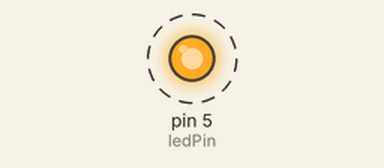
Bench run of a sketch on a simulated Arduino Uno, built with avr-gcc and run on an emulated ATmega328P. Shown: output pins drawn as LEDs (lit = HIGH). Dashed ring = blinking.

Above: at 0.5 s.
Timing chart, 0 to 4.6 s (numbered marks = the images above):
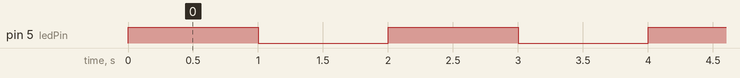

The sketch:

led_control.ino
```cpp
// LED
int ledPin = 5;

void setup() {

  // Set as output
  pinMode(ledPin, OUTPUT);

}

void loop() {

  // Blink LED
  digitalWrite(ledPin, HIGH);
  delay(1000);
  digitalWrite(ledPin, LOW);
  delay(1000);

}
```

Measured:
- by itself, pin 5 (ledPin): alternates HIGH for 1.0 s and LOW for 1.0 s
